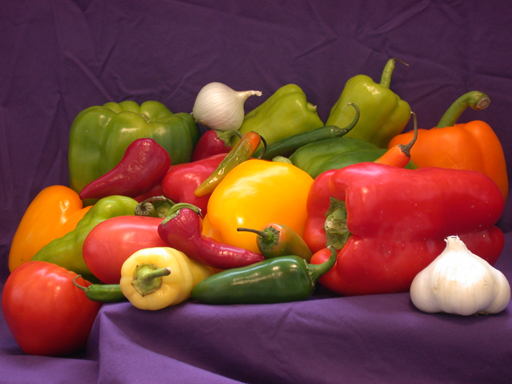
#> input picture images/peppers.png, 512 x 384 px
$ jupyter execute image_segmentation_rgb.ipynb
#> lines starting #> are read from the running program, lines starting #| are printed output that depends on the picture; after the words box and inside, x2 and y2 are one past the last pixel; in counts of white or black regions, pixels touching at a corner belong together
# Actividad en clase

[cell 1]
import cv2
import numpy as np
import math
from matplotlib import pyplot as plt

[cell 2]
im_bgr = cv2.imread('./images/peppers.png')
#> im_bgr is the input picture: shape (384, 512, 3); mean B, G, R 57.6, 66.4, 120.8
im_rgb = cv2.cvtColor(im_bgr, cv2.COLOR_BGR2RGB)


def show_image(image, title='Image', axis='off', cmap=None):
  plt.imshow(image, cmap=cmap)
  plt.title(title)
  plt.axis(axis)
  plt.show()


show_image(im_rgb, 'Original Image', 'on')

Desarrolle un algoritmo de visión por computadora que identifique y separe objetos en una imagen según su color.

Entrada:

Una imagen en formato RGB.
Salida:

Una imagen indexada, donde cada píxel recibe una etiqueta según su color:

- 1 para los objetos blancos.
- 2 para los objetos rojos.
- 0 para el fondo.

[cell 3]
def segment_image(image_path):
    # Cargar la imagen
#> called with image_path = './images/peppers.png'
    image = cv2.imread(image_path)
    if image is None:
        raise ValueError("Imagen no encontrada o no se puede cargar.")

    # Convertir de BGR a HSV
    hsv = cv2.cvtColor(image, cv2.COLOR_BGR2HSV)
#> hsv: shape (384, 512, 3); mean H, S, V 102.4, 157.5, 122.7

    # Adjusted range for detecting white objects (reducing shadow effects)
    lower_white = np.array([0, 0, 100])   # Lower V to include shaded white areas
    upper_white = np.array([180, 80, 255])  # Increased S to include slightly saturated whites
    mask_white = cv2.inRange(hsv, lower_white, upper_white)
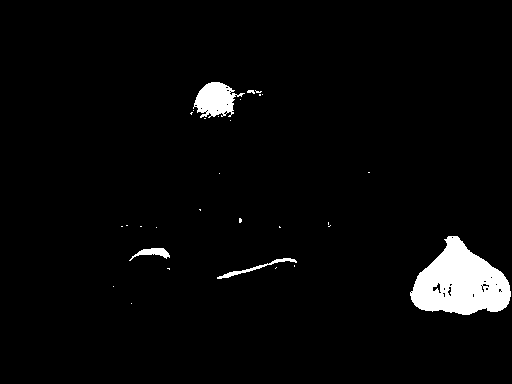
#> mask_white: shape (384, 512); 3.4% white; 30 white regions (25 under 20 px), largest, box (x1, y1, x2, y2) and area: (410, 236, 511, 315) 4987, (193, 82, 245, 118) 1103, (217, 258, 297, 279) 251, (129, 248, 170, 261) 221, (247, 90, 255, 94) 22

    # Adjusted range for detecting red objects
    lower_red1 = np.array([0, 100, 50])   # Lower S and V to include darker reds
    upper_red1 = np.array([10, 255, 255])
    lower_red2 = np.array([170, 100, 50])
    upper_red2 = np.array([180, 255, 255])

    mask_red1 = cv2.inRange(hsv, lower_red1, upper_red1)
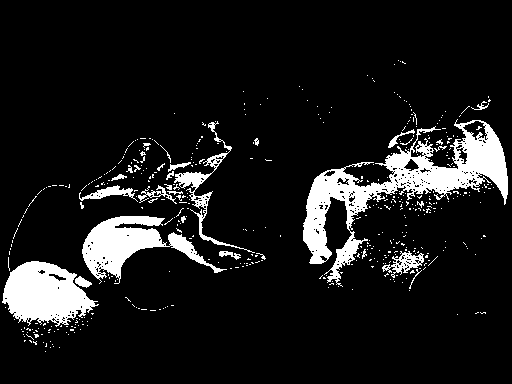
#> mask_red1: shape (384, 512); 10.4% white; 463 white regions (435 under 20 px), largest, box (x1, y1, x2, y2) and area: (303, 119, 508, 287) 8655, (2, 261, 99, 327) 3990, (82, 216, 227, 284) 3620
    mask_red2 = cv2.inRange(hsv, lower_red2, upper_red2)
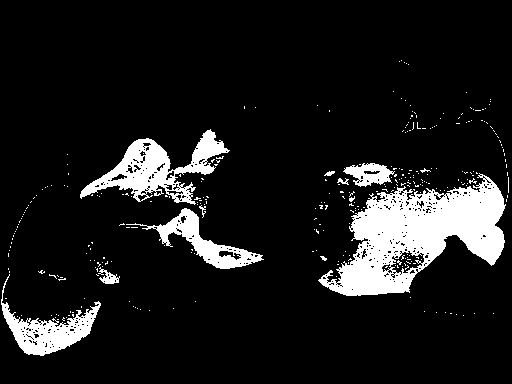
#> mask_red2: shape (384, 512); 10.9% white; 316 white regions (303 under 20 px), largest, box (x1, y1, x2, y2) and area: (318, 173, 506, 296) 11287, (80, 129, 230, 205) 3938, (1, 274, 101, 356) 2419
    mask_red = mask_red1 | mask_red2  # Combinar ambas máscaras
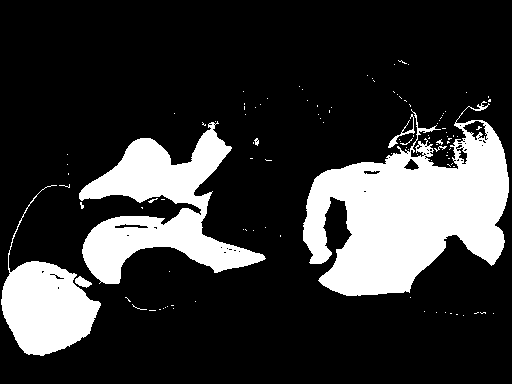
#> mask_red: shape (384, 512); 21.3% white; 112 white regions (105 under 20 px), largest, box (x1, y1, x2, y2) and area: (303, 101, 509, 296) 22175, (79, 121, 266, 284) 12370, (1, 185, 101, 356) 6747

    # Crear la imagen indexada (0 = fondo, 1 = blanco, 2 = rojo)
    indexed_image = np.zeros_like(mask_white, dtype=np.uint8)
    indexed_image[mask_white > 0] = 1  # Etiquetar objetos blancos como 1
    indexed_image[mask_red > 0] = 2    # Etiquetar objetos rojos como 2

    return indexed_image

# Ejemplo de uso
image_path = './images/peppers.png' # Cambia esto por la ruta de tu imagen
segmented = segment_image(image_path)


show_image(im_rgb, 'Original Image')
show_image(segmented, 'Segmented Image', cmap='jet')
#> call 3 of show_image, with title = 'Segmented Image', axis = 'off', cmap = 'jet'
#> in show_image (call 3), `plt.show()`:
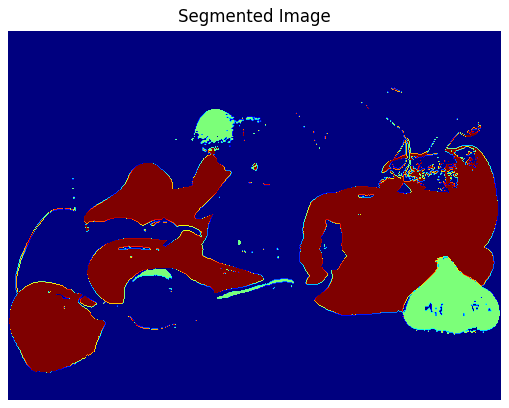
#> figure drawn by matplotlib, 1 panel

cv2.imwrite('seg.png', segmented * 127)  # Guardar la imagen segmentada
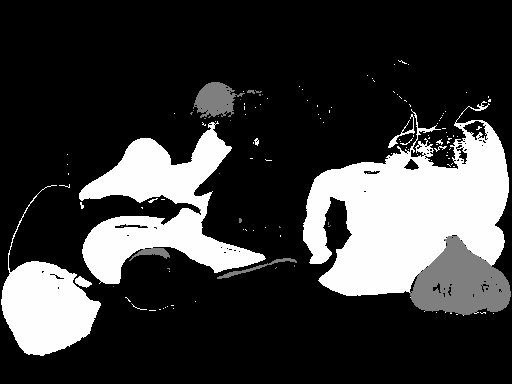
#> saved as seg.png: shape (384, 512); min 0, max 254, mean 58.5
